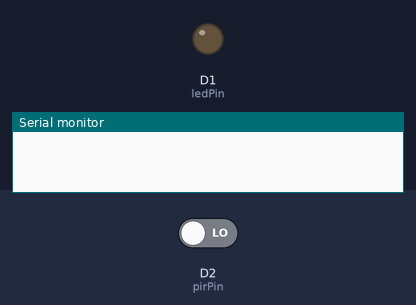
Simulated run of this sketch. Board: ESP8266 (NodeMCU). Parts: output pins drawn as LEDs (lit = HIGH), the last lines printed to the serial monitor. Inputs (shaded band) come from the test bench; at power-on: D2 (pirPin) LOW. WiFi joins after 1.5 s; servers stay silent unless stated.

Above: at 3.0 s.
3.1 s: D2 (pirPin) driven HIGH
At 3.7 s:
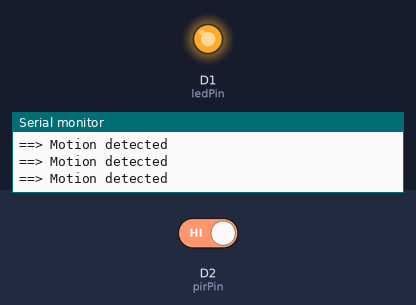
4.6 s: D2 (pirPin) driven LOW
At 6.0 s:
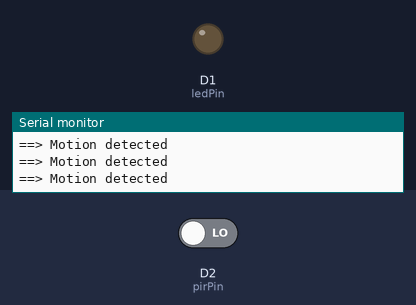
Timing chart, 0 to 7.6 s (numbered marks = the images above; inputs shaded):
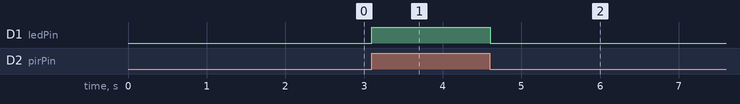

The sketch:

sketch_nov22a.ino
```cpp
#include <Blynk.h>

/**************************************************************
 * IoT Motion Detector with Blynk
 * Blynk library is licensed under MIT license
 * This example code is in public domain.
 *
 * Developed by Marcelo Rovai - 30 November 2016
 **************************************************************/
#include <ESP8266WiFi.h>

#define BLYNK_PRINT Serial    // Comment this out to disable prints and save space
#include <BlynkSimpleEsp8266.h>
char auth[] = "a0tl9-wUE068NVfHzdk4ntna2m2EjTUq";

/* WiFi credentials */
char ssid[] = "vivo 1851";
char pass[] = "12345677";

/* HC-SR501 Motion Detector */
#define ledPin D1
#define pirPin D2 // Input for HC-S501
int pirValue; // Place to store read PIR Value
int motionDetected = 0;

void setup()
{
  Serial.begin(115200);

  Blynk.begin(auth, ssid, pass);
  pinMode(ledPin, OUTPUT);
  pinMode(pirPin, INPUT);
  digitalWrite(ledPin, LOW);
}

void loop()
{

  Blynk.run();
  getPirValue();
}

/***************************************************
 * Get PIR data
 **************************************************/
void getPirValue(void)
{
  pirValue = digitalRead(pirPin);
  if (pirValue)
  { Blynk.email("archit.601@gnail.com", "ESP8266 Alert", "Motion Detected");
    Serial.println("==> Motion detected");
    Blynk.notify("T==> Motion detected");

  }
  digitalWrite(ledPin, pirValue);

}
```

Measured:
- after the input at 3.1 s, D1 (ledPin): LOW → HIGH at once
- after the input at 4.6 s, D1 (ledPin): HIGH → LOW at once
